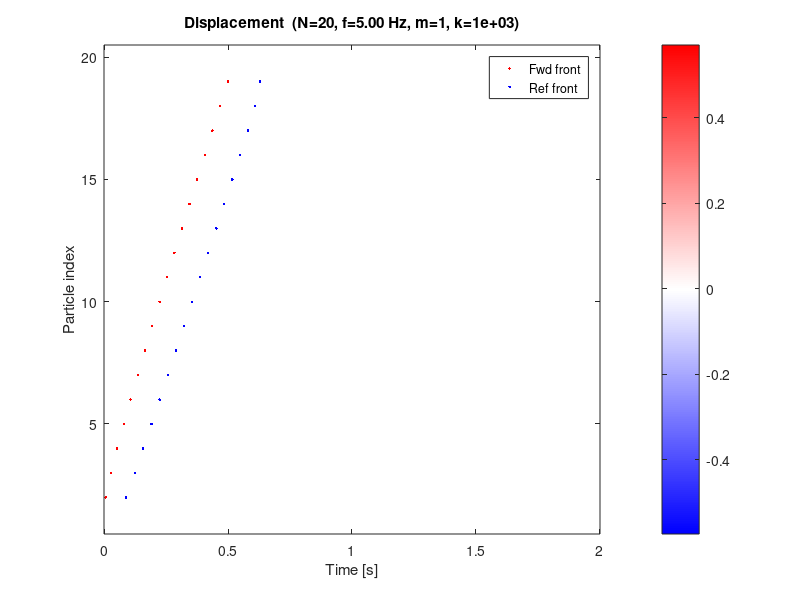
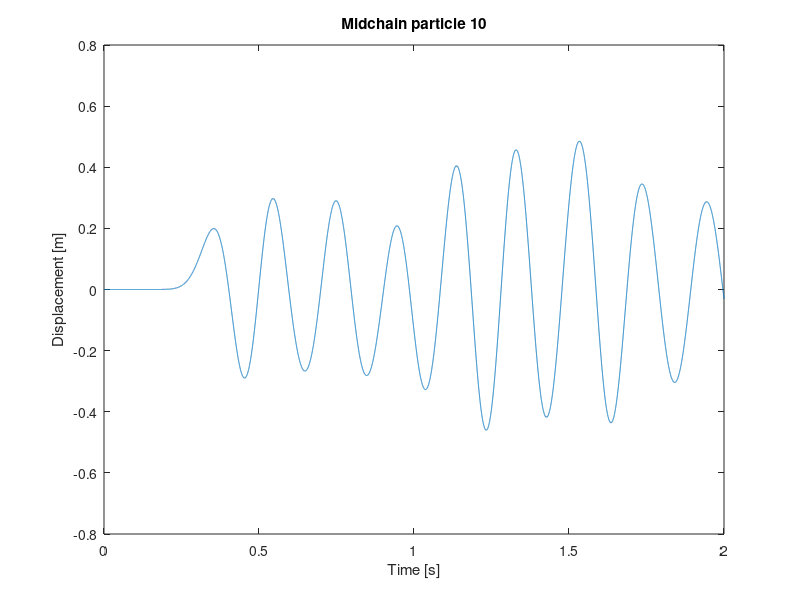

Recreate these plots in MATLAB, in order. (Note: this script raises an error after producing the figures.)
function varargout = chain1d(N, diameter, f_drive, t_end, mass, k_spring)
%CHAIN1D  Simulate a 1D particle chain with fixed last particle + animation.
%
%   chain1d(N, diameter, f_drive, t_end, mass, k_spring)
%
%   Defaults:
%     N=20, diameter=1.0, f_drive=5.0, t_end=2.0, mass=1.0, k_spring=1e3

    if nargin < 1, N        = 20;   end
    if nargin < 2, diameter = 1.0;  end
    if nargin < 3, f_drive  = 5.0;  end
    if nargin < 4, t_end    = 2.0;  end
    if nargin < 5, mass     = 1.0;  end
    if nargin < 6, k_spring = 1e3;  end

    %% Derived / fixed parameters
    gamma   = 0.5;
    A_drive = 0.3 * diameter;
    omega   = 2*pi * f_drive;
    dt      = 1e-4;
    t       = 0:dt:t_end;
    Nt      = length(t);

    c     = diameter * sqrt(k_spring / mass);
    f_cut = sqrt(k_spring / mass) / pi;
    fprintf('Wave speed ~ %.2f m/s   |   Cutoff freq ~ %.2f Hz\n', c, f_cut);
    if f_drive > f_cut
        warning('f_drive (%.2f Hz) exceeds cutoff (%.2f Hz) — wave will not propagate!', ...
                f_drive, f_cut);
    end

    %% Initial conditions
    x0 = (0:N-1) * diameter;
    x  = x0;
    v  = zeros(1, N);
    a  = zeros(1, N);
    X  = zeros(N, Nt);
    V  = zeros(N, Nt);
    X(:,1) = x;

    %% Time integration (Velocity Verlet)
    for step = 2:Nt
        tNow = t(step);

        F = zeros(1, N);
        for i = 1:N
            if i > 1
                delta_L = x(i) - x(i-1) - diameter;
                F(i) = F(i) - k_spring * delta_L;
            end
            if i < N
                delta_R = x(i+1) - x(i) - diameter;
                F(i) = F(i) + k_spring * delta_R;
            end
            F(i) = F(i) - gamma * v(i);
        end

        a_new = F / mass;
        x_new = x + v*dt + 0.5*a.*dt^2;
        v_new = v + 0.5*(a + a_new)*dt;

        x_new(1) = x0(1) + A_drive * sin(omega * tNow);
        v_new(1) = A_drive * omega * cos(omega * tNow);
        x_new(N) = x0(N);
        v_new(N) = 0;

        x = x_new;  v = v_new;  a = a_new;
        X(:, step) = x;
        V(:, step) = v;
    end

    U = X - x0';

    %% Detect wavefronts
    v_thresh = 0.01 * max(abs(V(:)));

    fwd_time = NaN(1, N);
    ref_time = NaN(1, N);

    for i = 2:N
        fwd_idx = find(V(i,:) >  v_thresh, 1, 'first');
        ref_idx = find(V(i,:) < -v_thresh, 1, 'first');
        if ~isempty(fwd_idx), fwd_time(i) = t(fwd_idx); end
        if ~isempty(ref_idx), ref_time(i) = t(ref_idx); end
    end

    %% Static plots
    figure(1);
    imagesc(t, 1:N, U); axis xy;
    colormap(redblue()); colorbar;
    xlabel('Time [s]'); ylabel('Particle index');
    title(sprintf('Displacement  (N=%d, f=%.2f Hz, m=%.2g, k=%.2g)', ...
                  N, f_drive, mass, k_spring));
    hold on;
    plot(fwd_time, 1:N, 'r.', 'MarkerSize', 6);
    plot(ref_time, 1:N, 'b.', 'MarkerSize', 6);
    legend('Fwd front','Ref front','Location','northeast');
    hold off;

    figure(2);
    plot(t, U(round(N/2), :));
    xlabel('Time [s]'); ylabel('Displacement [m]');
    title(sprintf('Midchain particle %d', round(N/2)));

    %% Animation
    anim_skip = 20;
    r     = diameter/2;
    theta = linspace(0, 2*pi, 40);
    cx = r*cos(theta);  cy = r*sin(theta);

    fig = figure(3);
    set(fig, 'Color', 'k', 'Name', 'Chain Animation');
    ax = axes('Parent', fig, 'Color', 'k', 'XColor', 'w', 'YColor', 'w');
    xlim(ax, [x0(1)-diameter, x0(end)+diameter]);
    ylim(ax, [-diameter*1.5, diameter*1.5]);
    axis(ax, 'equal'); hold(ax, 'on'); axis(ax, 'off');

    patches = gobjects(N,1);
    for i = 1:N
        patches(i) = fill(ax, x0(i)+cx, cy, [0.4 0.6 1.0], ...
                          'EdgeColor','w','LineWidth',0.8);
    end

    wall_x = x0(N) + r;
    fill(ax, wall_x + [0 0.3 0.3 0]*diameter, [-1 -1 1 1]*diameter, ...
         [0.6 0.6 0.6], 'EdgeColor','none');

    fwd_dot = plot(ax, -999, 0, 'o', 'MarkerSize', 12, ...
                   'MarkerFaceColor','r', 'MarkerEdgeColor','w', 'LineWidth', 1.5);
    ref_dot = plot(ax, -999, 0, 'o', 'MarkerSize', 12, ...
                   'MarkerFaceColor','b', 'MarkerEdgeColor','w', 'LineWidth', 1.5);

    time_txt = text(ax, x0(1), diameter*1.3, '', 'Color','w','FontSize',12);
    title(ax, sprintf('N=%d  f=%.2f Hz  m=%.2g  k=%.2g  ● fwd  ● ref', ...
                      N, f_drive, mass, k_spring), 'Color','w','FontSize',11);

    for step = 1:anim_skip:Nt
        tNow = t(step);

        for i = 1:N
            patches(i).XData = X(i, step) + cx;
        end

        fwd_reached = find(fwd_time <= tNow, 1, 'last');
        if ~isempty(fwd_reached)
            fwd_dot.XData = x0(fwd_reached);
        else
            fwd_dot.XData = -999;
        end

        ref_reached = find(ref_time <= tNow, 1, 'first');
        if ~isempty(ref_reached)
            ref_dot.XData = x0(ref_reached);
        else
            ref_dot.XData = -999;
        end

        time_txt.String = sprintf('t = %.3f s', tNow);
        drawnow;
    end

    if nargout > 0, varargout{1} = t;  end
    if nargout > 1, varargout{2} = U;  end
    if nargout > 2, varargout{3} = x0; end
end

function cmap = redblue()
    n = 128;
    b = [linspace(0,1,n)', linspace(0,1,n)', ones(n,1)];
    r = [ones(n,1), linspace(1,0,n)', linspace(1,0,n)'];
    cmap = [b; r];
end
